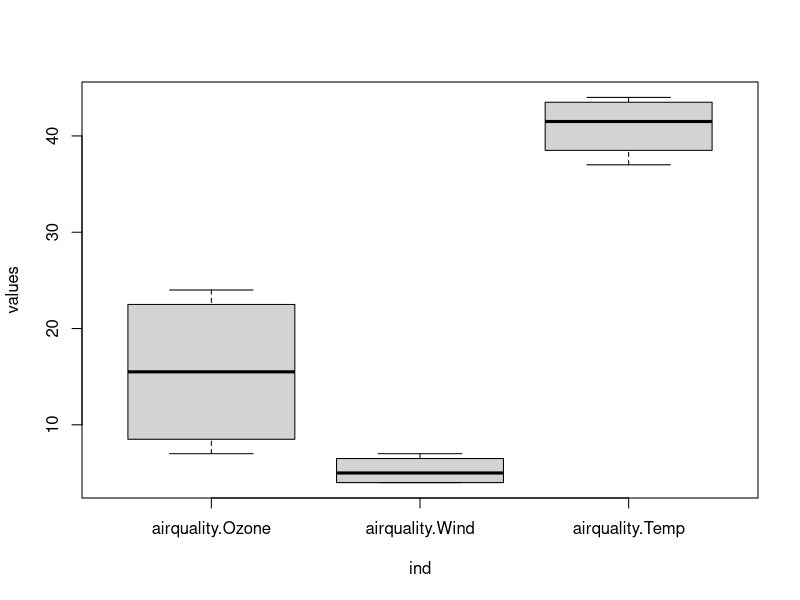
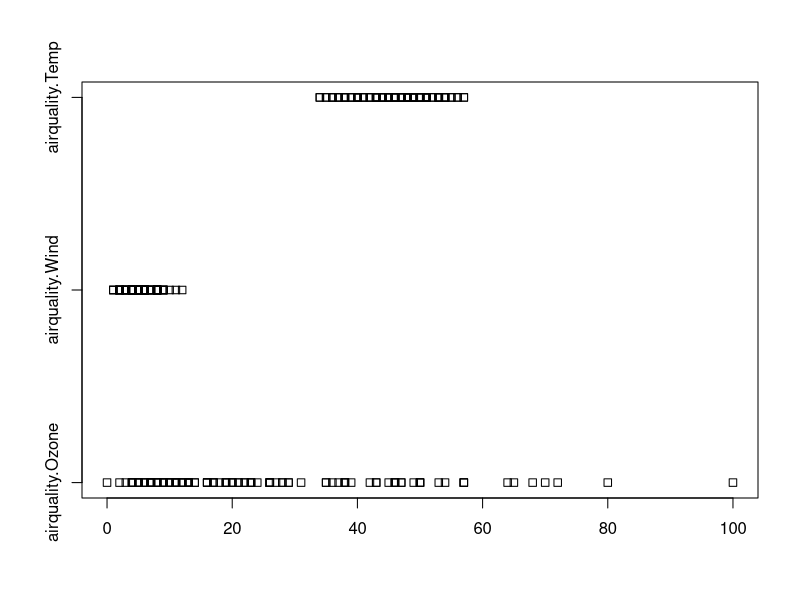

Generate these figures, in order, with R:
## 예제 12.2
# 일원배치 분산분석(oneway-test)
library(tidyverse)
data(airquality)

head(airquality)

dd <- data.frame(airquality$Ozone,airquality$Wind,airquality$Temp)

dd <- na.omit(dd)

dd <- round((dd - min(dd))/(max(dd)-min(dd))*100,digits = 0)

dd_stack <- stack(head(dd,4))
oneway.test(values ~ ind, data = dd_stack, var.equal = TRUE)

boxplot(values ~ ind, data = dd_stack)
stripchart(dd)

## 일원배치 분산분석(aov)
class(dd_stack$ind)
summary(aov(dd_stack$value ~ dd_stack$ind))

.libPaths()[1]
